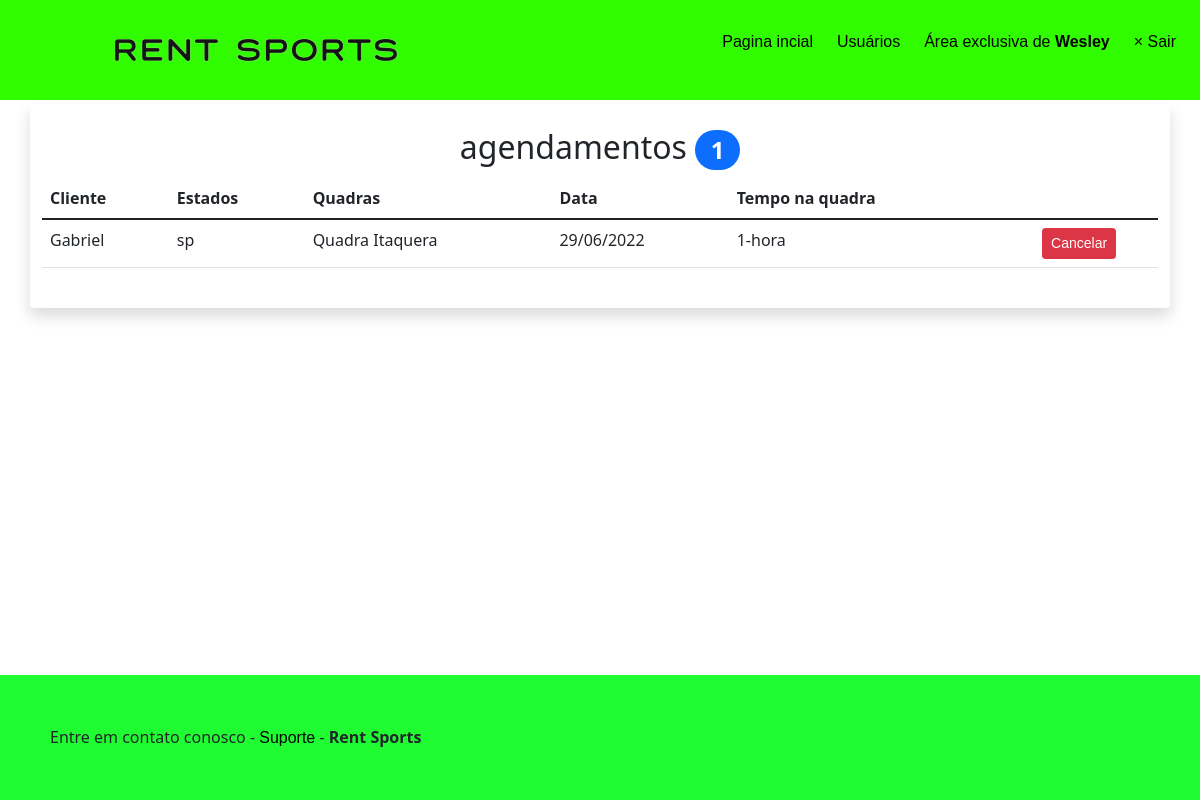
Page /admin/agendamentos.php (signed in) on the committed database.
### tables this page shows
CREATE TABLE `agendamentos` (
  `id` smallint(6) NOT NULL,
  `estados` varchar(40) NOT NULL,
  `quadras` varchar(255) NOT NULL,
  `data` date NOT NULL,
  `hora` varchar(45) NOT NULL,
  `usuario_id` smallint(6) NOT NULL
);

CREATE TABLE `usuarios` (
  `id` smallint(6) NOT NULL,
  `nome` varchar(45) NOT NULL,
  `email` varchar(40) NOT NULL,
  `senha` varchar(255) NOT NULL,
  `tipo` enum('admin','editor') NOT NULL
);

### includes/funcoes-agendamentos.php (called while the page is built, shortened)
<?php
function lerAgendamentos(mysqli $conexao, int $idUsuarioLogado, string $tipoUsuarioLogado):array {
    if ($tipoUsuarioLogado == 'admin') {
        $sql = "SELECT agendamentos.id, agendamentos.estados, agendamentos.quadras, agendamentos.data, agendamentos.hora, usuarios.nome AS autor FROM agendamentos INNER JOIN usuarios
        ON agendamentos.usuario_id = usuarios.id ORDER BY data DESC";
    } else {
        $sql = "SELECT id, estados, quadras, data, hora FROM agendamentos WHERE usuario_id = $idUsuarioLogado ORDER BY data DESC";
    }
    $resultado = mysqli_query($conexao,$sql) or die(mysqli_error($conexao));
    $agendamentos = [];
    while($agendamento = mysqli_fetch_assoc($resultado)){
        array_push($agendamentos, $agendamento);
    }
    return $agendamentos;
}
function formataData(string $data):string{
    return date("d/m/Y", strtotime($data));
}

### admin/agendamentos.php (the view, shortened to what this page needs)
<?php
require "../includes/cabecalho-admin.php";
require "../includes/funcoes-agendamentos.php";
$idUsuarioLogado = $_SESSION['id'];
$tipoUsuarioLogado = $_SESSION['tipo'];
$agendamentos = lerAgendamentos($conexao, $idUsuarioLogado, $tipoUsuarioLogado);
$quantidade = count($agendamentos);
?>
<div class="row">
	<article class="col-12 bg-white rounded shadow my-1 py-4">
		<h2 class="text-center">
		agendamentos <span class="badge rounded-pill bg-primary"><?= $quantidade?></span>
		</h2>
		<div class="table-responsive">
			<table class="table table-hover">
				<thead class="thead-light">
					<tr>
					<?php if($tipoUsuarioLogado == 'admin'){ ?>
						<th>Cliente</th>
						<?php } ?>
						<th>Estados</th>
						<th>Quadras</th>
						<th>Data</th>
						<th>Tempo na quadra</th>
					</tr>
				</thead>
				<tbody>
<?php foreach( $agendamentos as $agendamento ) { ?>
					<tr>
						<?php if($tipoUsuarioLogado == 'admin'){ ?>
            			<td> <?=$agendamento['autor']?> </td>
            			<?php } ?>
						<td> <?=$agendamento['estados']?> </td>
						<td> <?=$agendamento['quadras']?> </td>
						<td> <?=formataData($agendamento['data'])?> </td>
						<td> <?=$agendamento['hora']?> </td>
            			<td class="text-center">
              			<a class="btn btn-danger btn-sm excluir"
              			href="agendamento-exclui.php?id=<?=$agendamento['id']?>">
                  Cancelar
              </a>
            </td>
					</tr>
<?php } ?>
				</tbody>
			</table>
	</div>
	</article>
</div>
<?php require "../includes/rodape-admin.php" ?>

### css/projeto.css (style rules this page uses)
* { box-sizing: border-box; margin: 0; padding: 0%; }
a { color: black; text-decoration: none; font-family: sans-serif; }
h2 { text-align: center; }
body { display: flex; min-height: 100vh; flex-direction: column; background-attachment: fixed; }

### rows in the picture
agendamentos: usuario.nome "Gabriel", estados "sp", quadras "Quadra Itaquera", data "29/06/2022", hora "1-hora"

### other values in the picture
$_SESSION['nome'] "Wesley"
$quantidade "1"
